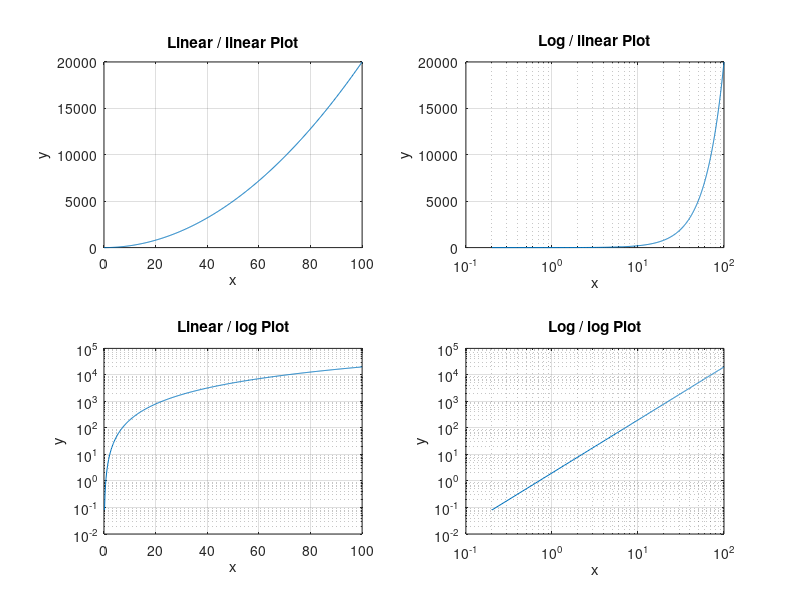
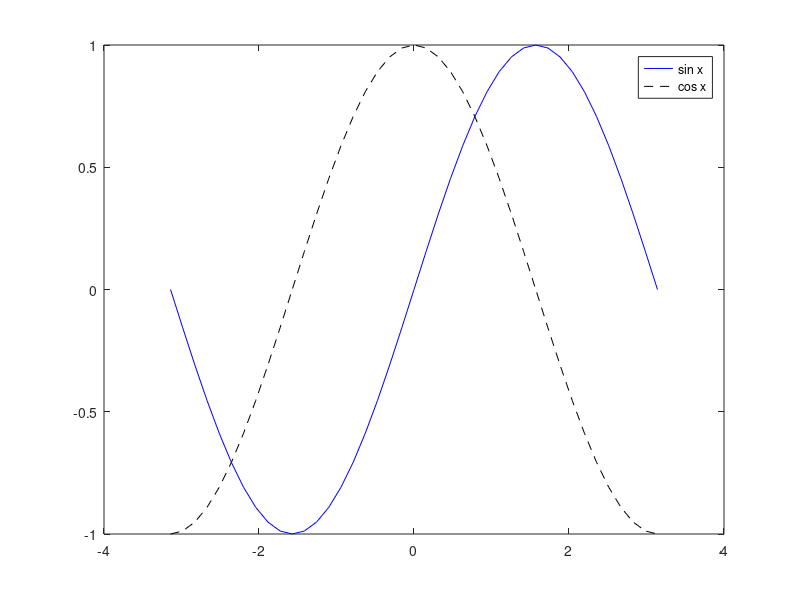
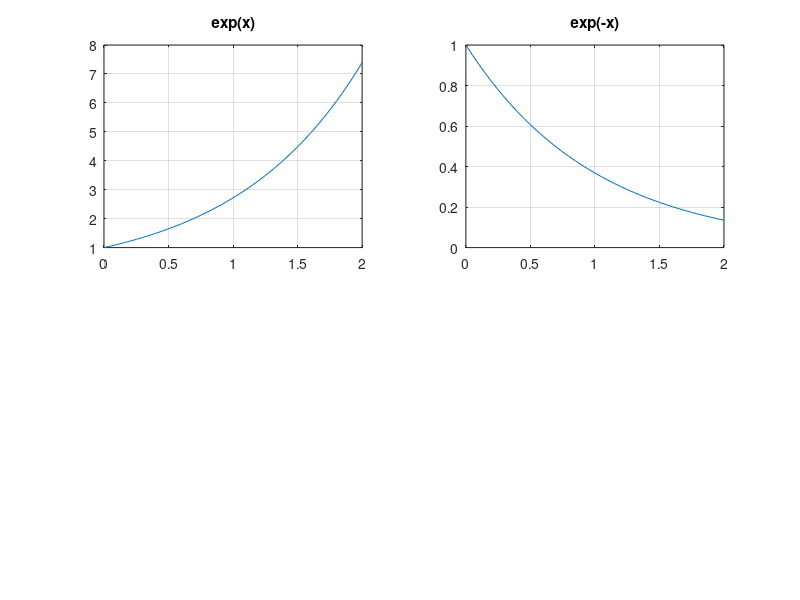
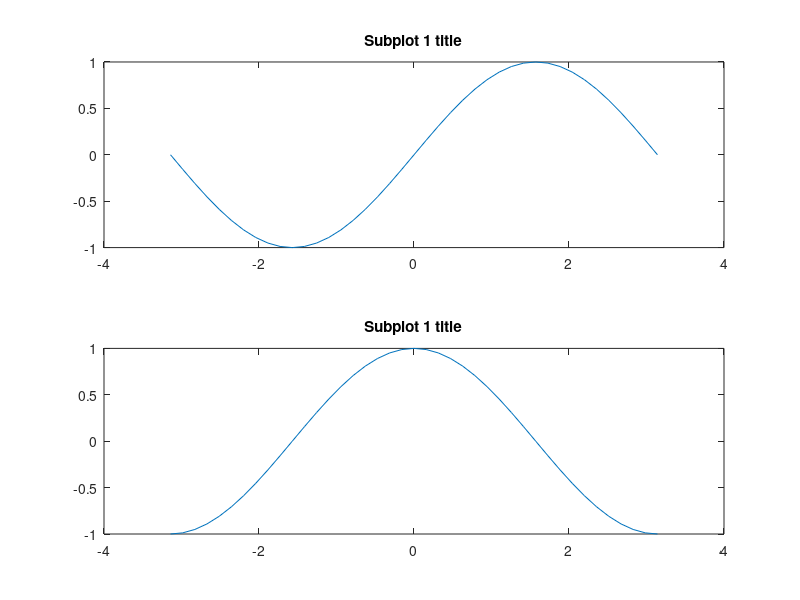

The MATLAB source for these figures, in order:

x_1 = 0:0.2:100;
y_2 = 2 * x_1.^2;

subplot(2,2,1)
plot(x_1,y_2);
title('Linear / linear Plot');
xlabel('x');
ylabel('y');
grid on;

subplot(2,2,2)
semilogx(x_1,y_2);
title('Log / linear Plot');
xlabel('x');
ylabel('y');
grid on;

subplot(2,2,3)
semilogy(x_1,y_2);
title('Linear / log Plot');
xlabel('x');
ylabel('y');
grid on;

subplot(2,2,4)
loglog(x_1,y_2);
title('Log / log Plot');
xlabel('x');
ylabel('y');
grid on;

figure (2)
x_2 = -pi:pi/20:pi;
y1_2 = sin(x_2);
y2_2 = cos(x_2);
plot (x_2, y1_2, 'b-');
hold on;
plot (x_2, y2_2, 'k--');
hold off;
legend ('sin x', 'cos x');

figure (3)
subplot (2 ,2 ,1)
x_3 = 0:0.05:2;
y1_3 = exp(x_3);
plot(x_3,y1_3);
title('exp(x)');
grid on;

subplot (2, 2, 2)
y2_3 = exp(-x_3);
plot(x_3,y2_3);
title('exp(-x)');
grid on;

figure (4)
subplot(2,1,1)
x_4 = -pi:pi/20:pi;
y_4 = sin(x_4);
plot(x_4,y_4);
title('Subplot 1 title');
subplot(2,1,2)
x_4 = -pi:pi/20:pi;
y_4 = cos(x_4);
plot(x_4,y_4);
title('Subplot 1 title');

figure (5)
x_5 = 1:5;
y_5 = zeros(5,3);
y_5(1,:) = [1 2 3];
y_5(2,:) = [2 3 4];
y_5(3,:) = [3 4 5];
y_5(4,:) = [4 5 4];
y_5(5,:) = [5 4 3];
bar(x_5,y_5);
title('\bfExample of a 2D Bar Plot');
xlabel('\bf\itx');
ylabel('\bf\ity');
